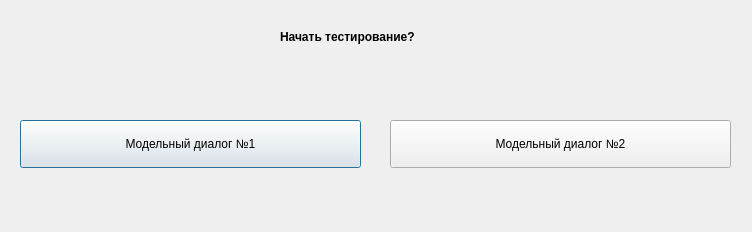
<?xml version="1.0" encoding="UTF-8"?>
<ui version="4.0">
 <class>TestStart</class>
 <widget class="QDialog" name="TestStart">
  <property name="geometry">
   <rect>
    <x>0</x>
    <y>0</y>
    <width>752</width>
    <height>232</height>
   </rect>
  </property>
  <property name="windowTitle">
   <string>Dialog</string>
  </property>
  <widget class="QLabel" name="label">
   <property name="geometry">
    <rect>
     <x>280</x>
     <y>20</y>
     <width>341</width>
     <height>34</height>
    </rect>
   </property>
   <property name="font">
    <font>
     <weight>75</weight>
     <bold>true</bold>
    </font>
   </property>
   <property name="text">
    <string>Начать тестирование?</string>
   </property>
  </widget>
  <widget class="QPushButton" name="pushButton">
   <property name="geometry">
    <rect>
     <x>20</x>
     <y>120</y>
     <width>341</width>
     <height>48</height>
    </rect>
   </property>
   <property name="text">
    <string>Модельный диалог №1</string>
   </property>
  </widget>
  <widget class="QPushButton" name="pushButton_2">
   <property name="geometry">
    <rect>
     <x>390</x>
     <y>120</y>
     <width>341</width>
     <height>48</height>
    </rect>
   </property>
   <property name="text">
    <string>Модельный диалог №2</string>
   </property>
  </widget>
 </widget>
 <resources/>
 <connections/>
</ui>
